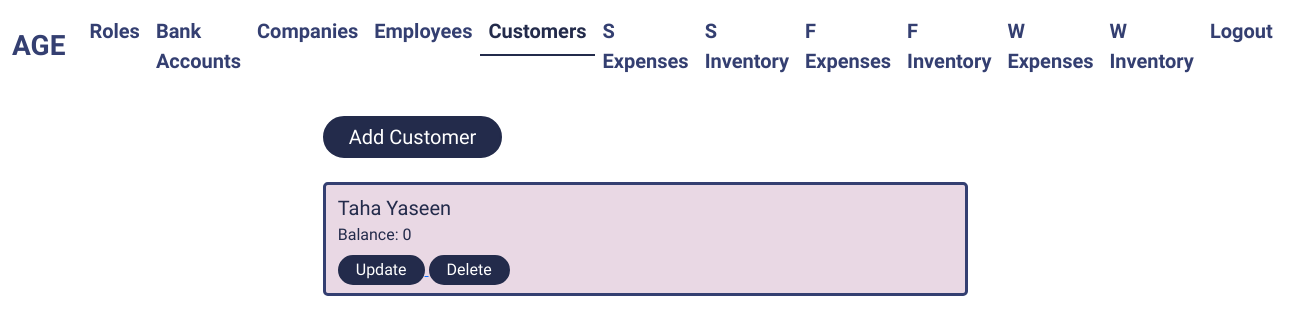
Page /customers/ (signed in) on the earlier database version.
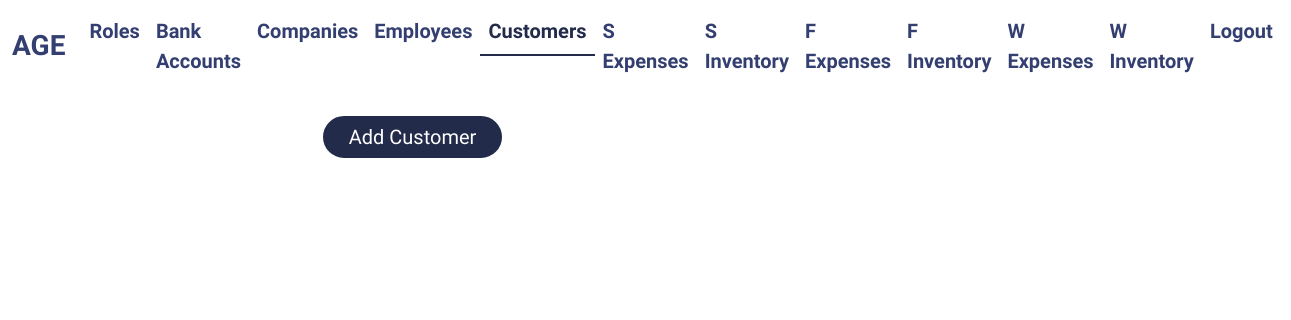
Same page on the later database version.
### customer/models.py (models this page shows)
class Customer(models.Model):
    name = models.CharField(max_length=255)
    balance = models.IntegerField()

### customer/views.py (the view)
# urls.py: path("", views.customers_view, name="customers"),
def customers_view(request):
    page_title = "Customers"
    access = access_to_context(request)
    if not access["has_access_to_shop_management"] or not access["has_access_to_factory_management"]:
        return redirect("home")
    customers = Customer.objects.all()
    context = {"page_title": page_title, "customers": customers}
    return render(request, "customers.html", context)

### customer/templates/customers.html (shortened to what this page needs)
{% extends "layout.html" %} {% block content %}
<div class="col-lg-6 col-md-9 col-11 mx-auto">
	<a href="{% url 'add_customer' %}">
		<button class="mt-4 px-4 py-1 rounded-pill fs-5">Add Customer</button>
	</a>
	{% for customer in customers %}
	<div class="container mt-4 py-2 rounded-3">
		<p class="m-0 fs-5">{{customer.name}}</p>
		<p class="m-0 fs-6">Balance: {{customer.balance}}</p>
		<a href="{% url 'update_customer' customer.id %}">
			<button class="px-3 rounded-pill fs-6">Update</button>
		</a>
		<a href="{% url 'delete_customer' customer.id %}">
			<button class="px-3 rounded-pill fs-6">Delete</button>
		</a>
	</div>
	{% endfor %}
</div>
{% endblock content %}

Differences in the rows shown:
removed Customer: name "Taha Yaseen", balance "0"
